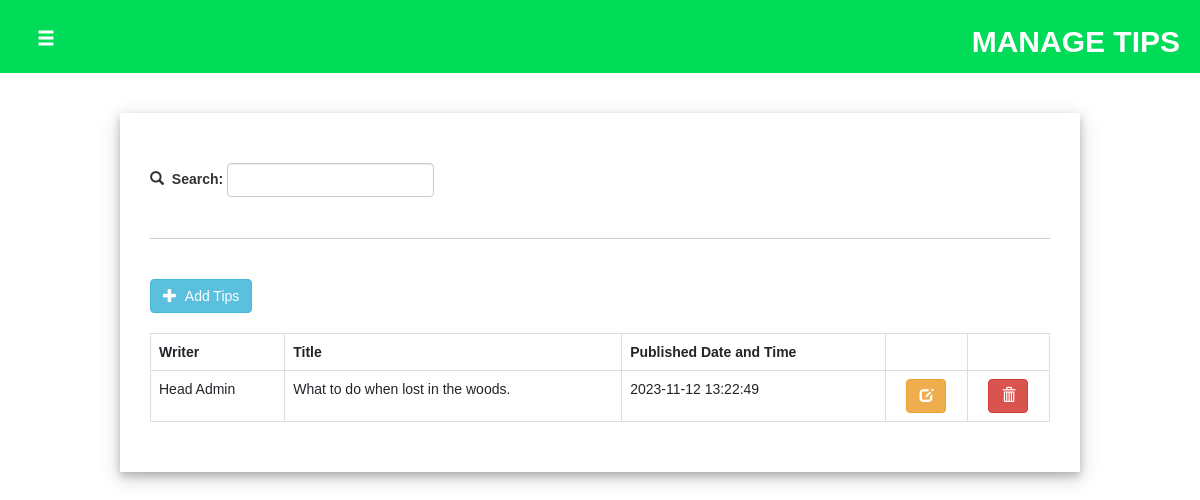
/adminside/tips/tips.php (signed in), run on the app's committed database.
### tables this page shows
CREATE TABLE `tbl_tips` (
  `id` int(11) NOT NULL,
  `admin_id` int(11) NOT NULL,
  `fld_title` varchar(255) DEFAULT NULL,
  `fld_content` mediumtext DEFAULT NULL,
  `fld_mainimage` varchar(500) DEFAULT NULL,
  `fld_images` mediumtext DEFAULT NULL,
  `fld_datetime` datetime DEFAULT NULL
);

### adminside/tips/tips.php (the view, shortened to what this page needs)
<?php
    include("../navbar.php");
    include("../connect.php");
    $result = $conn -> query("select * from tbl_admin where fld_username like '$username'");
        while($row = $result->fetch_assoc()){
            $admintype = $row["fld_type"];
        }
?>
<!DOCTYPE html>
<html lang="en">
<head>
    <link rel="stylesheet" href="tipstyle.css">
</head>
<body>
<div class="header" id="headercontainer">
            <button type="button" class="btn btn-dark btn-lg" id="btn_menu"><span class="glyphicon glyphicon-menu-hamburger"></span></button>
            <h2 id="headertitle">MANAGE TIPS</h2>
        </div>
    <div id="container">
        <br><br>
        <div class='tipsdiv'>
            <br>
            <div class="searchdiv">
                <form action="tips.php" method="get">
                    <table>
                        <tr>
                            <td style="padding-top: 3px;"><span class="glyphicon glyphicon-search"></span>&nbsp;&nbsp;<label> Search: </label>&nbsp;</td>
                            <td><input type="text" class="form-control" name="search_name" onchange="this.form.submit()"> </td>
                        </tr>
                    </table>
                </form>
            </div>
            <br><hr><br>
            <div id="addbtndiv">
                <button type="button" class="btn btn-info" id="btn_add_tips"><span class="glyphicon glyphicon-plus"></span> &nbsp;Add Tips</button>&nbsp;
            </div>
            <table class='table table-bordered'>
                <?php
                if($admintype != "Head Admin"){
                    if(isset($_GET["search_name"])){
                        $result =  $conn->query("select * from tbl_tips where admin_id like '$admin_id' and fld_title like '$_GET[search_name]%'");
                    }else{
                        $result = $conn->query("select * from tbl_tips where admin_id like '$admin_id'");;
                    }
                    echo "<tr>
                    <th>Title</th><th>Published Date and Time</th><th></th><th></th>
                    </tr>";
                    while($row = $result->fetch_assoc()){
                        echo "<tr>
                        <td>$row[fld_title]</td>
                        <td>$row[fld_datetime]</td>
                        <td style='text-align:center;'><button type='button' class='btn btn-warning' onclick=edit('$row[id]')><span class='glyphicon glyphicon-edit'></span></button></td>
                        <td style='text-align:center;'><button type='button' class='btn btn-danger' onclick=del('$row[id]')><span class='glyphicon glyphicon-trash'></span></button></td>
                        </tr>";
                    }
                }else{
                    if(isset($_GET["search_name"])){
                        $result =  $conn->query("select tbl_admin.fld_name, tbl_tips.id, tbl_tips.fld_title, tbl_tips.fld_datetime from tbl_tips, tbl_admin where tbl_tips.admin_id = tbl_admin.id and (tbl_tips.fld_title like '$_GET[search_name]%' or tbl_admin.fld_name like '$_GET[search_name]%') ");
                    }else{
                        $result = $conn->query("select tbl_admin.fld_name, tbl_tips.id, tbl_tips.fld_title, tbl_tips.fld_datetime from tbl_tips, tbl_admin where tbl_tips.admin_id = tbl_admin.id");;
                    }
                    echo "<tr>
                    <th>Writer</th><th>Title</th><th>Published Date and Time</th><th></th><th></th>
                    </tr>";
                    while($row = $result->fetch_assoc()){
                        echo "<tr>
                        <td>$row[fld_name]</td>
                        <td>$row[fld_title]</td>
                        <td>$row[fld_datetime]</td>
                        <td style='text-align:center;'><button type='button' class='btn btn-warning' onclick=edit('$row[id]')><span class='glyphicon glyphicon-edit'></span></button></td>
                        <td style='text-align:center;'><button type='button' class='btn btn-danger' onclick=del('$row[id]')><span class='glyphicon glyphicon-trash'></span></button></td>
                        </tr>";
                    }
                }
                ?>
            </table>
        </div>
    </div>
</body>
</html>

### adminside/tips/tipstyle.css (style rules this page uses)
body { background-color: white; }
#container { height:auto; }
#headercontainer { width: 100%; background-color: #00DB58; color: white; padding: 5px; padding-left: 20px; padding-right: 20px; overflow: hidden; }
#btn_menu { float: left; background-color: transparent; transform: translateY(25%); }
#headertitle { float: right; font-weight: bold; }
#addbtndiv { padding-bottom: 20px; }
.tipsdiv { background-color: white; padding: 30px; margin-top: 20px; margin-bottom: 20px; margin: 0 auto; width: 80%; box-shadow: 0 4px 8px 0 rgba(0, 0, 0, 0.2), 0 6px 20px 0 rgba(0, 0, 0, 0.19); overflow: auto; }

### adminside/navbar.php (style rules this page uses)
body { margin: 0; font-family: Arial, Helvetica, sans-serif; }

### data on the page
tbl_tips: admin.fld_name "Head Admin", fld_title "What to do when lost in the woods.", fld_datetime "2023-11-12 13:22:49"
